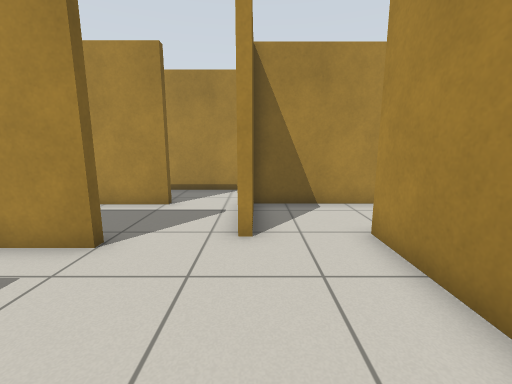
[1] (above)

20 first-person views from a walk through a world built for the Gazebo simulator. The camera is 0.94 m above the floor, tilts 10° down and sees 90° across. The floor is counted in squares, 0.5 m on a side. Each view is taken from the middle of a square. On the plan, view 1 faces up. The plan holds only what a view shows up to about 15 squares ahead; the rest is blank.

[2]
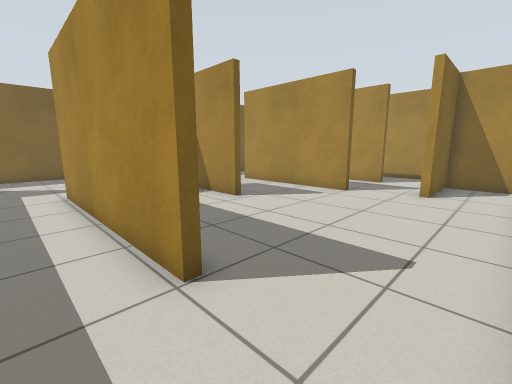

[3]
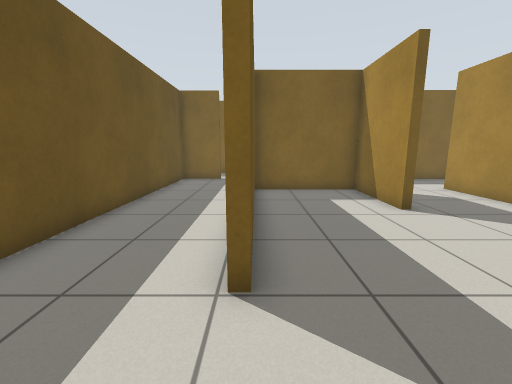

[4]
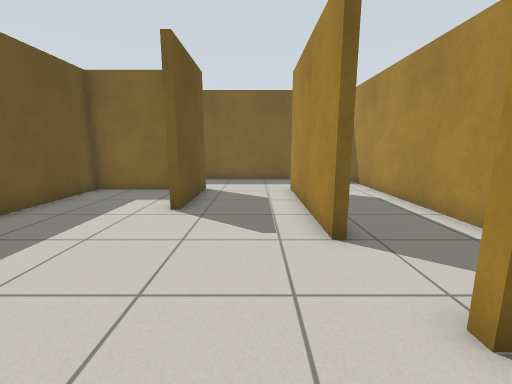

[5]
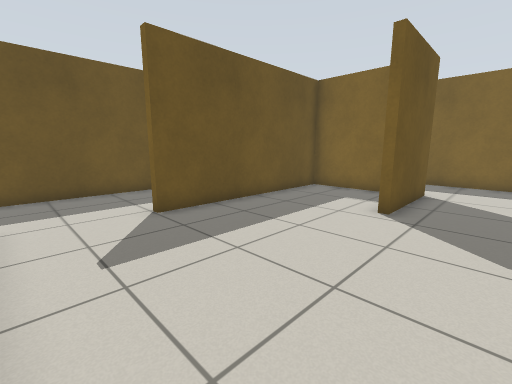

[6]
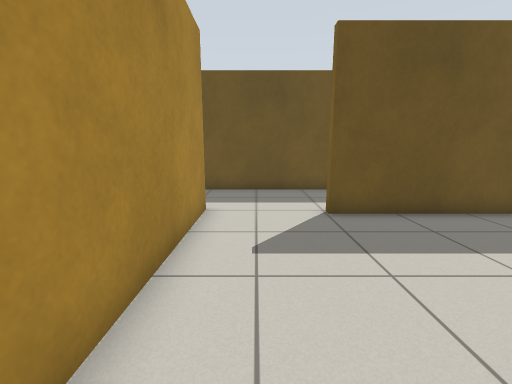

[7]
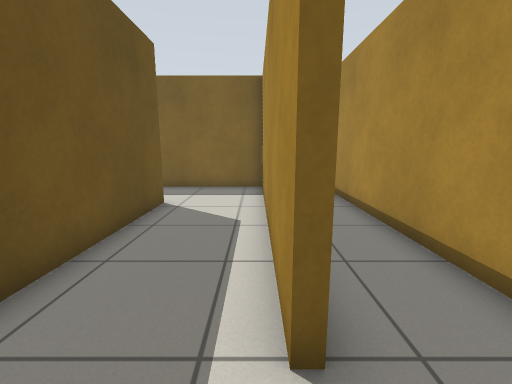

[8]
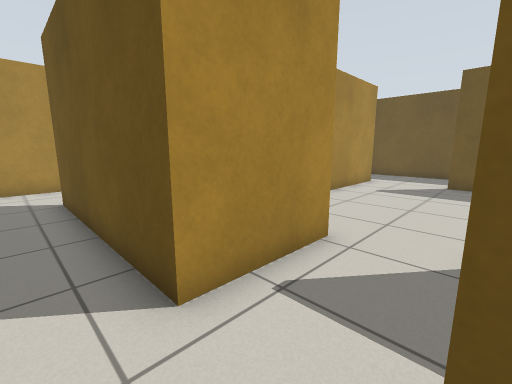

[9]
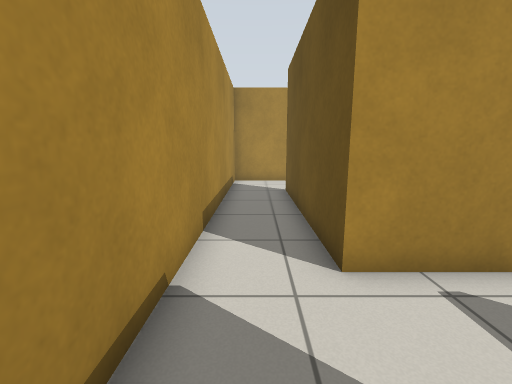

[10]
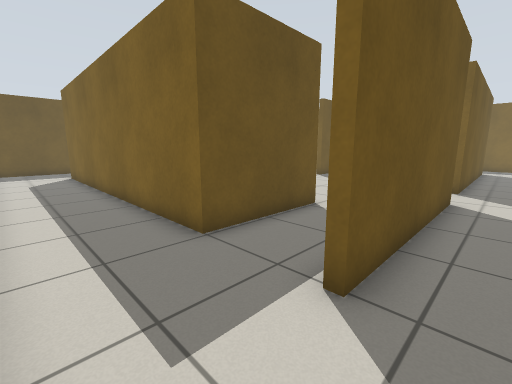

[11]
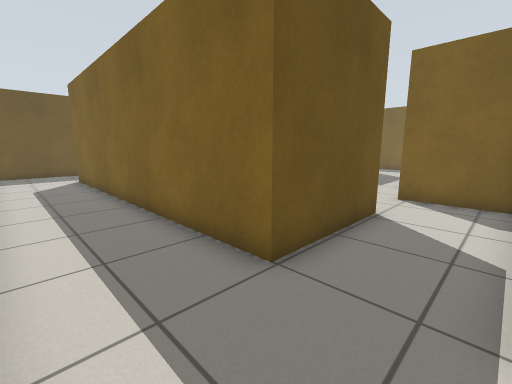

[12]
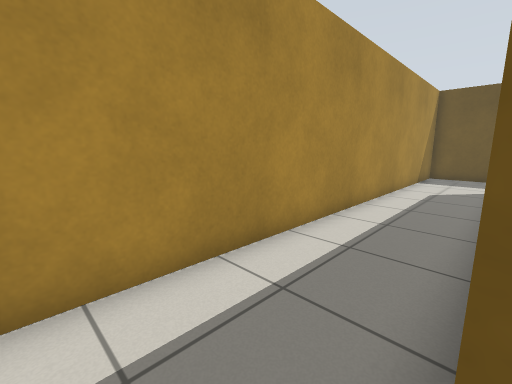

[13]
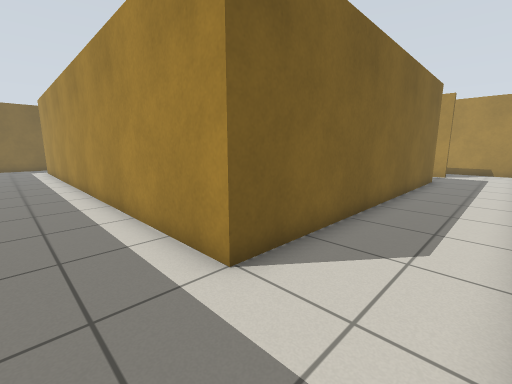

[14]
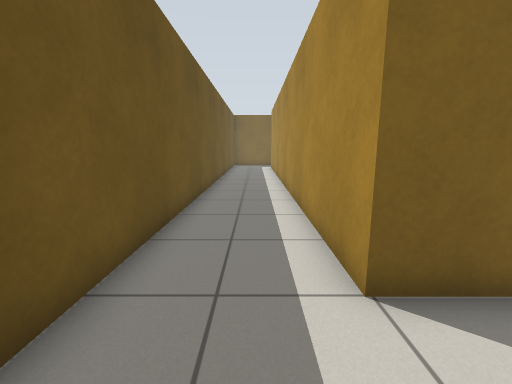

[15]
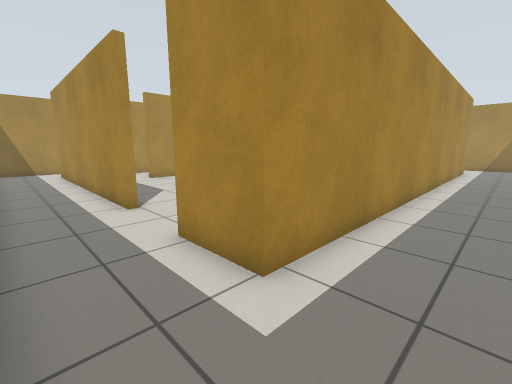

[16]
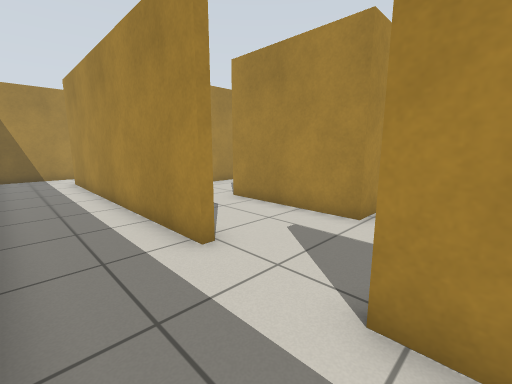

[17]
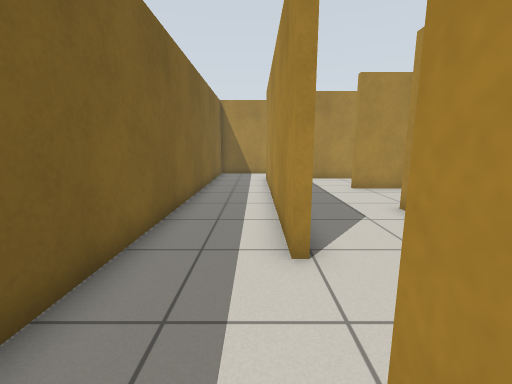

[18]
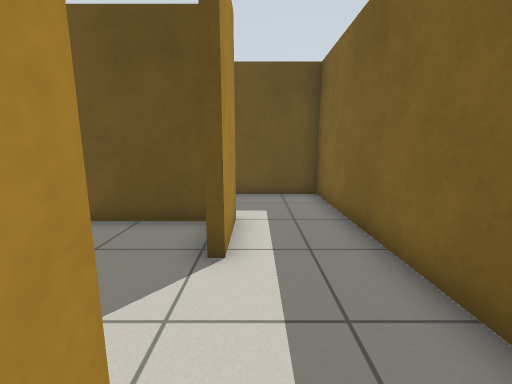

[19]
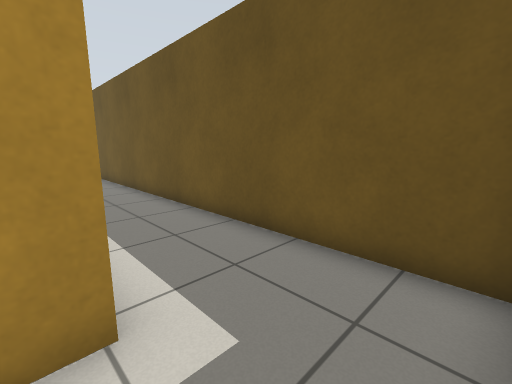

[20]
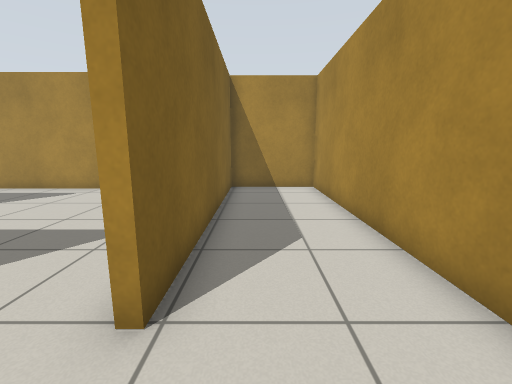

### Floor plan
Ten units are one square. View 1 is at (0, 0); x grows to the right and y downward. Boxes are objects, and circles mark ways between rooms. Rooms are numbered by the first view taken in them; rooms with no view inside come last. Other rooms are left out.
<svg viewBox="-169 -117 278 244">
<path fill="none" stroke="#000" d="M-55 -4 -93 -4 -93 41 -10 41M-30 -46 -96 -46M-10 44 -96 44 -96 -7 -55 -7M-96 -49 -39 -49M-1 -52 -4 -52 -4 -87M-130 29 -135 29M-29 -83 -131 -83 -131 0M25 46 25 -44M-131 60 -131 83 24 83M-4 -87 71 -87M-105 -87 -29 -87M104 -94 104 -112 -114 -112M25 -44 25 -54 70 -54 70 86 -135 86 -135 60M40 -83 -1 -83 -1 -52M-164 65 -164 122 104 122 104 -62M104 -82 104 -94M-135 29 -135 -86M-164 -86 -164 65M-129 -112 -161 -112M67 45 67 -52 28 -52 28 46M24 83 34 83"/>
<circle cx="-15" cy="-90" r="3" fill="#2a7"/>
<circle cx="15" cy="-55" r="3" fill="#2a7"/>
<circle cx="-130" cy="45" r="3" fill="#2a7"/>
<circle cx="30" cy="60" r="3" fill="#2a7"/>
<circle cx="90" cy="-90" r="3" fill="#2a7"/>
<circle cx="-150" cy="75" r="3" fill="#2a7"/>
<text x="-50" y="0">1</text>
<text x="-10" y="-100">2</text>
<text x="10" y="90">3</text>
<text x="-150" y="-20">4</text>
<text x="50" y="20">5</text>
</svg>
Room 1 opens to room 2. Room 1 opens to room 3. Room 1 opens to room 4. Room 1 opens to room 5. Room 2 opens to room 3. Room 3 opens to room 4.

Where each view was taken, in squares from view 1:
view 1: 0 up, 0 right, facing up
view 2: 6 down, 2 right, facing up-left
view 3: 4 down, 2 right, facing left
view 4: 3 up, 2 right, facing left
view 5: 3 up, 2 right, facing down-left
view 6: 3 up, 1 right, facing down
view 7: 8 up, 1 left, facing left
view 8: 10 up, 3 left, facing down-right
view 9: 10 up, 4 left, facing right
view 10: 10 up, 10 right, facing down-left
view 11: 8 up, 10 right, facing down-left
view 12: 6 up, 7 right, facing down-right
view 13: 11 down, 10 right, facing up-left
view 14: 10 down, 10 right, facing left
view 15: 11 down, 16 left, facing up-right
view 16: 7 down, 16 left, facing up-right
view 17: 7 down, 14 left, facing up
view 18: 2 down, 14 left, facing down
view 19: 8 down, 16 left, facing down-right
view 20: 7 down, 4 right, facing up
